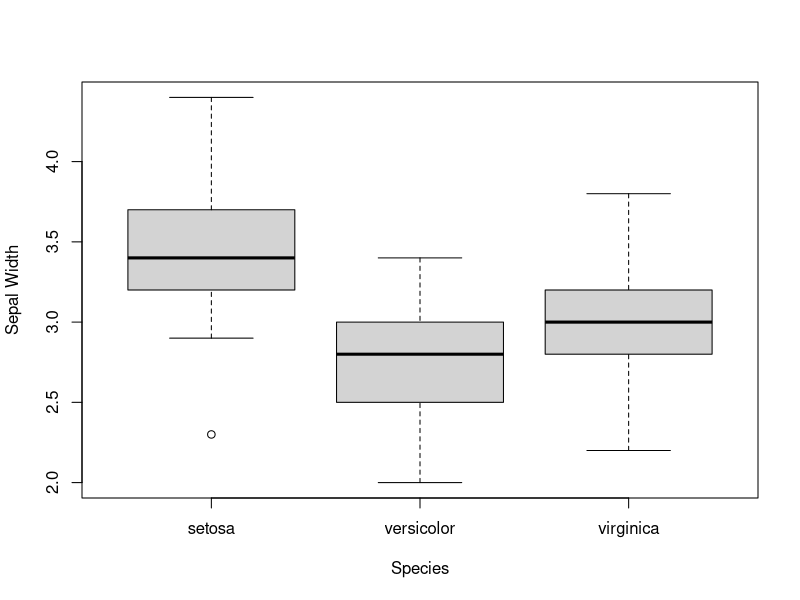
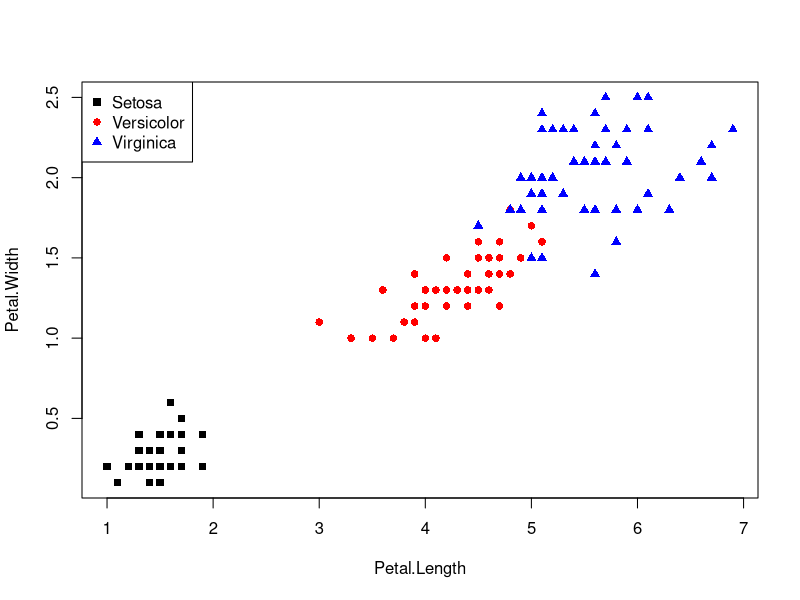

Source code (R) for these figures, in order:
data(iris)
boxplot(Sepal.Width~Species, data=iris, ylab="Sepal Width")
plot(Petal.Width~Petal.Length, 
     data=iris, 
     pch= c(15, 16, 17)[as.numeric(Species)], 
     col = c("black", "red", "blue")[as.numeric(Species)])
legend('topleft', 
       legend=c("Setosa", "Versicolor", "Virginica"), 
       pch= c(15, 16, 17), 
       col = c("black", "red", "blue"))

